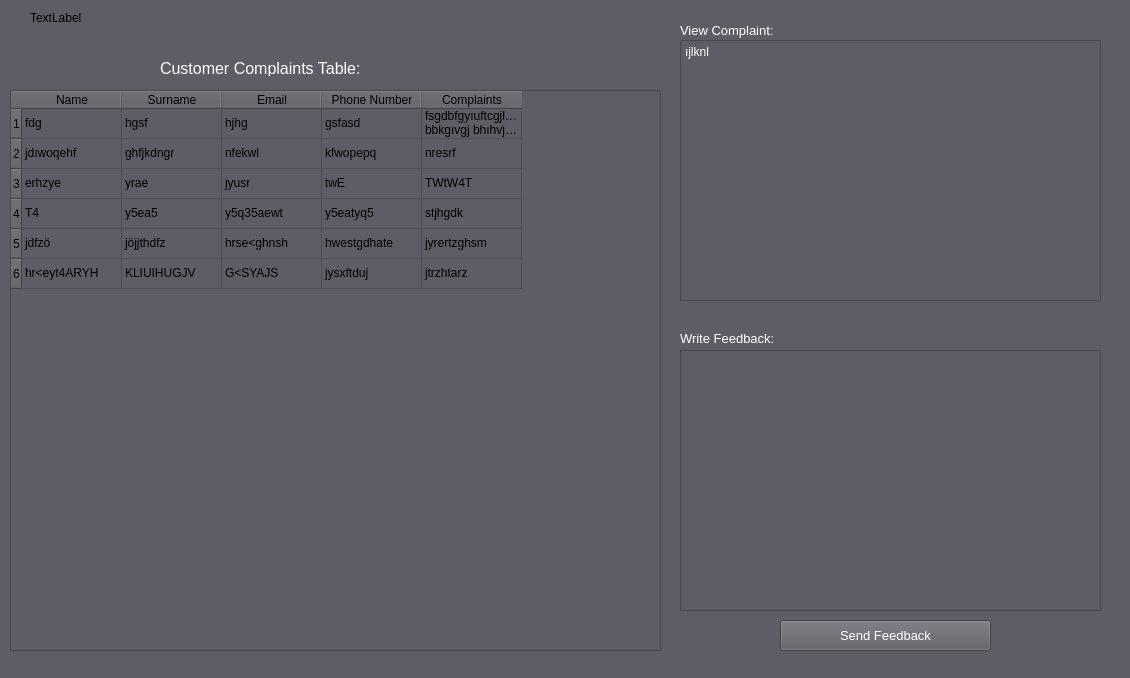
<?xml version="1.0" encoding="UTF-8"?>
<ui version="4.0">
 <class>MainWindow</class>
 <widget class="QMainWindow" name="MainWindow">
  <property name="geometry">
   <rect>
    <x>0</x>
    <y>0</y>
    <width>1130</width>
    <height>678</height>
   </rect>
  </property>
  <property name="windowTitle">
   <string>MainWindow</string>
  </property>
  <property name="styleSheet">
   <string notr="true">background-color: rgb(94, 92, 100);
border-color: rgb(92, 90, 98);</string>
  </property>
  <widget class="QWidget" name="centralwidget">
   <widget class="QTableWidget" name="tbl_customer">
    <property name="enabled">
     <bool>false</bool>
    </property>
    <property name="geometry">
     <rect>
      <x>10</x>
      <y>90</y>
      <width>651</width>
      <height>561</height>
     </rect>
    </property>
    <property name="mouseTracking">
     <bool>false</bool>
    </property>
    <property name="styleSheet">
     <string notr="true">background-color: rgb(94, 92, 100);
color: rgb(0,0,0);
border-color: rgb(90, 88, 96);</string>
    </property>
    <row>
     <property name="text">
      <string>1</string>
     </property>
    </row>
    <row>
     <property name="text">
      <string>2</string>
     </property>
    </row>
    <row>
     <property name="text">
      <string>3</string>
     </property>
    </row>
    <row>
     <property name="text">
      <string>4</string>
     </property>
    </row>
    <row>
     <property name="text">
      <string>5</string>
     </property>
    </row>
    <row>
     <property name="text">
      <string>6</string>
     </property>
    </row>
    <column>
     <property name="text">
      <string>Name</string>
     </property>
    </column>
    <column>
     <property name="text">
      <string>Surname</string>
     </property>
    </column>
    <column>
     <property name="text">
      <string>Email</string>
     </property>
    </column>
    <column>
     <property name="text">
      <string>Phone Number</string>
     </property>
    </column>
    <column>
     <property name="text">
      <string>Complaints</string>
     </property>
    </column>
    <item row="0" column="0">
     <property name="text">
      <string>fdg</string>
     </property>
    </item>
    <item row="0" column="1">
     <property name="text">
      <string>hgsf</string>
     </property>
    </item>
    <item row="0" column="2">
     <property name="text">
      <string>hjhg</string>
     </property>
    </item>
    <item row="0" column="3">
     <property name="text">
      <string>gsfasd</string>
     </property>
    </item>
    <item row="0" column="4">
     <property name="text">
      <string>fsgdbfgyıuftcgjlıhugıyvjhbjlhgvgj bbkgıvgj bhıhvj nnhoıbhj</string>
     </property>
    </item>
    <item row="1" column="0">
     <property name="text">
      <string>jdıwoqehf</string>
     </property>
    </item>
    <item row="1" column="1">
     <property name="text">
      <string>ghfjkdngr</string>
     </property>
    </item>
    <item row="1" column="2">
     <property name="text">
      <string>nfekwl</string>
     </property>
    </item>
    <item row="1" column="3">
     <property name="text">
      <string>kfwopepq</string>
     </property>
    </item>
    <item row="1" column="4">
     <property name="text">
      <string>nresrf</string>
     </property>
    </item>
    <item row="2" column="0">
     <property name="text">
      <string>erhzye</string>
     </property>
    </item>
    <item row="2" column="1">
     <property name="text">
      <string>yrae</string>
     </property>
    </item>
    <item row="2" column="2">
     <property name="text">
      <string>jyusr</string>
     </property>
    </item>
    <item row="2" column="3">
     <property name="text">
      <string>twE</string>
     </property>
    </item>
    <item row="2" column="4">
     <property name="text">
      <string>TWtW4T</string>
     </property>
    </item>
    <item row="3" column="0">
     <property name="text">
      <string>T4</string>
     </property>
    </item>
    <item row="3" column="1">
     <property name="text">
      <string>y5ea5</string>
     </property>
    </item>
    <item row="3" column="2">
     <property name="text">
      <string>y5q35aewt</string>
     </property>
    </item>
    <item row="3" column="3">
     <property name="text">
      <string>y5eatyq5</string>
     </property>
    </item>
    <item row="3" column="4">
     <property name="text">
      <string>stjhgdk</string>
     </property>
    </item>
    <item row="4" column="0">
     <property name="text">
      <string>jdfzö</string>
     </property>
    </item>
    <item row="4" column="1">
     <property name="text">
      <string>jöjjthdfz</string>
     </property>
    </item>
    <item row="4" column="2">
     <property name="text">
      <string>hrse&lt;ghnsh</string>
     </property>
    </item>
    <item row="4" column="3">
     <property name="text">
      <string>hwestgdhate</string>
     </property>
    </item>
    <item row="4" column="4">
     <property name="text">
      <string>jyrertzghsm</string>
     </property>
    </item>
    <item row="5" column="0">
     <property name="text">
      <string>hr&lt;eyt4ARYH</string>
     </property>
    </item>
    <item row="5" column="1">
     <property name="text">
      <string>KLIUIHUGJV</string>
     </property>
    </item>
    <item row="5" column="2">
     <property name="text">
      <string>G&lt;SYAJS</string>
     </property>
    </item>
    <item row="5" column="3">
     <property name="text">
      <string>jysxftduj</string>
     </property>
    </item>
    <item row="5" column="4">
     <property name="text">
      <string>jtrzhtarz</string>
     </property>
    </item>
   </widget>
   <widget class="QPlainTextEdit" name="txt_viewComplaint">
    <property name="enabled">
     <bool>false</bool>
    </property>
    <property name="geometry">
     <rect>
      <x>680</x>
      <y>40</y>
      <width>421</width>
      <height>261</height>
     </rect>
    </property>
    <property name="styleSheet">
     <string notr="true">border-color: rgb(90, 88, 96);
color: rgb(255, 255, 255);</string>
    </property>
    <property name="plainText">
     <string>ıjlknl
</string>
    </property>
   </widget>
   <widget class="QLabel" name="lbl_viewComplaint">
    <property name="geometry">
     <rect>
      <x>680</x>
      <y>20</y>
      <width>141</width>
      <height>20</height>
     </rect>
    </property>
    <property name="font">
     <font>
      <pointsize>10</pointsize>
     </font>
    </property>
    <property name="styleSheet">
     <string notr="true">color: rgb(255, 255, 255);</string>
    </property>
    <property name="text">
     <string>View Complaint:</string>
    </property>
   </widget>
   <widget class="QPlainTextEdit" name="txt_writeFeedback">
    <property name="geometry">
     <rect>
      <x>680</x>
      <y>350</y>
      <width>421</width>
      <height>261</height>
     </rect>
    </property>
    <property name="tabletTracking">
     <bool>false</bool>
    </property>
    <property name="styleSheet">
     <string notr="true">border-color: rgb(90, 88, 96);
color: rgb(255, 255, 255);</string>
    </property>
   </widget>
   <widget class="QLabel" name="lbl_feedback">
    <property name="geometry">
     <rect>
      <x>680</x>
      <y>330</y>
      <width>141</width>
      <height>16</height>
     </rect>
    </property>
    <property name="font">
     <font>
      <pointsize>10</pointsize>
     </font>
    </property>
    <property name="styleSheet">
     <string notr="true">color: rgb(255, 255, 255);</string>
    </property>
    <property name="text">
     <string>Write Feedback:</string>
    </property>
   </widget>
   <widget class="QPushButton" name="btn_sendFeedback">
    <property name="geometry">
     <rect>
      <x>780</x>
      <y>620</y>
      <width>211</width>
      <height>31</height>
     </rect>
    </property>
    <property name="font">
     <font>
      <pointsize>10</pointsize>
     </font>
    </property>
    <property name="styleSheet">
     <string notr="true">color: rgb(255, 255, 255);
border-color: rgb(90, 88, 96);</string>
    </property>
    <property name="text">
     <string>Send Feedback</string>
    </property>
   </widget>
   <widget class="QLabel" name="lbl_feedback_2">
    <property name="geometry">
     <rect>
      <x>160</x>
      <y>60</y>
      <width>261</width>
      <height>16</height>
     </rect>
    </property>
    <property name="font">
     <font>
      <pointsize>12</pointsize>
     </font>
    </property>
    <property name="styleSheet">
     <string notr="true">color: rgb(255, 255, 255);</string>
    </property>
    <property name="text">
     <string>Customer Complaints Table: </string>
    </property>
   </widget>
   <widget class="QLabel" name="label">
    <property name="geometry">
     <rect>
      <x>30</x>
      <y>10</y>
      <width>55</width>
      <height>16</height>
     </rect>
    </property>
    <property name="text">
     <string>TextLabel</string>
    </property>
   </widget>
  </widget>
 </widget>
 <resources/>
 <connections/>
</ui>
